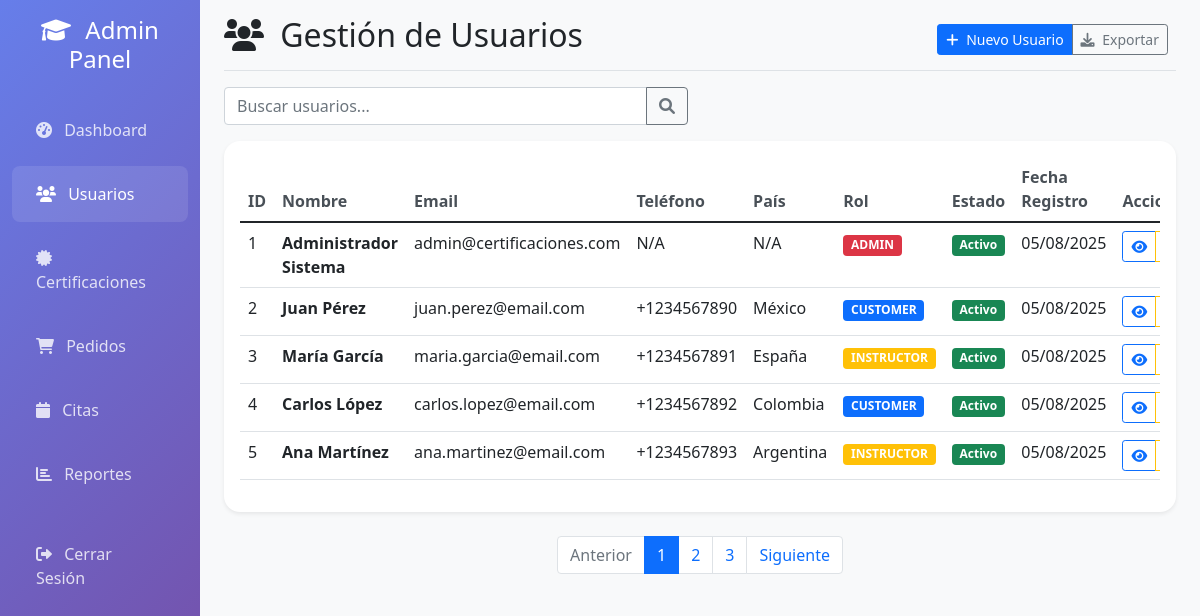
The page /users.php on the database its author committed.
### tables this page shows
CREATE TABLE users (
    id INT AUTO_INCREMENT PRIMARY KEY,
    email VARCHAR(255) UNIQUE NOT NULL,
    password_hash VARCHAR(255) NOT NULL,
    first_name VARCHAR(100) NOT NULL,
    last_name VARCHAR(100) NOT NULL,
    phone VARCHAR(20),
    date_of_birth DATE,
    country VARCHAR(100),
    city VARCHAR(100),
    address TEXT,
    role ENUM('CUSTOMER', 'INSTRUCTOR', 'ADMIN') DEFAULT 'CUSTOMER',
    email_verified BOOLEAN DEFAULT FALSE,
    email_verification_token VARCHAR(255),
    password_reset_token VARCHAR(255),
    password_reset_expires TIMESTAMP NULL,
    is_active BOOLEAN DEFAULT TRUE,
    created_at TIMESTAMP DEFAULT CURRENT_TIMESTAMP,
    updated_at TIMESTAMP DEFAULT CURRENT_TIMESTAMP ON UPDATE CURRENT_TIMESTAMP,
    INDEX idx_email (email),
    INDEX idx_role (role),
    INDEX idx_active (is_active)
);

### User.php (called while the page is built, shortened)
<?php
class User {
    private $conn;
    private $table_name = "users";
    public function __construct($db) {
        $this->conn = $db;
    }
    function read() {
        $query = "SELECT
                    id, email, first_name, last_name, phone,
                    country, city, role, email_verified, is_active,
                    created_at, updated_at
                  FROM " . $this->table_name . "
                  ORDER BY created_at DESC";
        $stmt = $this->conn->prepare($query);
        $stmt->execute();
        return $stmt;
    }
}
?>

### users.php (the view, shortened to what this page needs)
<?php
include_once 'models/User.php';
$database = new Database();
$db = $database->getConnection();
$user = new User($db);
$search_keywords = isset($_GET['search']) ? $_GET['search'] : '';
if(!empty($search_keywords)) {
    $stmt = $user->search($search_keywords);
} else {
    $stmt = $user->read();
}
$users = $stmt->fetchAll(PDO::FETCH_ASSOC);
?>
<!DOCTYPE html>
<html lang="es">
<head>
    <link href="https://cdn.jsdelivr.net/npm/bootstrap@5.1.3/dist/css/bootstrap.min.css" rel="stylesheet">
    <link href="https://cdnjs.cloudflare.com/ajax/libs/font-awesome/6.0.0/css/all.min.css" rel="stylesheet">
</head>
<body class="bg-light">
    <div class="container-fluid">
        <div class="row">
            <nav class="col-md-3 col-lg-2 d-md-block sidebar collapse">
                <div class="position-sticky pt-3">
                    <div class="text-center mb-4">
                        <h4 class="text-white">
                            <i class="fas fa-graduation-cap me-2"></i>
                            Admin Panel
                        </h4>
                    </div>
                    <ul class="nav flex-column">
                        <li class="nav-item">
                            <a class="nav-link" href="index.php">
                                <i class="fas fa-tachometer-alt me-2"></i>
                                Dashboard
                            </a>
                        </li>
                        <li class="nav-item">
                            <a class="nav-link active" href="users.php">
                                <i class="fas fa-users me-2"></i>
                                Usuarios
                            </a>
                        </li>
                        <li class="nav-item">
                            <a class="nav-link" href="certifications.php">
                                <i class="fas fa-certificate me-2"></i>
                                Certificaciones
                            </a>
                        </li>
                        <li class="nav-item">
                            <a class="nav-link" href="orders.php">
                                <i class="fas fa-shopping-cart me-2"></i>
                                Pedidos
                            </a>
                        </li>
                        <li class="nav-item">
                            <a class="nav-link" href="appointments.php">
                                <i class="fas fa-calendar me-2"></i>
                                Citas
                            </a>
                        </li>
                        <li class="nav-item">
                            <a class="nav-link" href="reports.php">
                                <i class="fas fa-chart-bar me-2"></i>
                                Reportes
                            </a>
                        </li>
                        <li class="nav-item mt-3">
                            <a class="nav-link" href="logout.php">
                                <i class="fas fa-sign-out-alt me-2"></i>
                                Cerrar Sesión
                            </a>
                        </li>
                    </ul>
                </div>
            </nav>
            <main class="col-md-9 ms-sm-auto col-lg-10 px-md-4">
                <div class="d-flex justify-content-between flex-wrap flex-md-nowrap align-items-center pt-3 pb-2 mb-3 border-bottom">
                    <h1 class="h2">
                        <i class="fas fa-users me-2"></i>
                        Gestión de Usuarios
                    </h1>
                    <div class="btn-toolbar mb-2 mb-md-0">
                        <div class="btn-group me-2">
                            <button type="button" class="btn btn-sm btn-primary" data-bs-toggle="modal" data-bs-target="#addUserModal">
                                <i class="fas fa-plus me-1"></i>
                                Nuevo Usuario
                            </button>
                            <button type="button" class="btn btn-sm btn-outline-secondary">
                                <i class="fas fa-download me-1"></i>
                                Exportar
                            </button>
                        </div>
                    </div>
                </div>
                <div class="row mb-3">
                    <div class="col-md-6">
                        <form method="GET" action="">
                            <div class="input-group">
                                <input type="text" class="form-control" name="search"
                                       placeholder="Buscar usuarios..."
                                       value="<?php echo htmlspecialchars($search_keywords); ?>">
                                <button class="btn btn-outline-secondary" type="submit">
                                    <i class="fas fa-search"></i>
                                </button>
                            </div>
                        </form>
                    </div>
                    <div class="col-md-6 text-end">
                    </div>
                </div>
                <div class="card">
                    <div class="card-body">
                        <div class="table-responsive">
                            <table class="table table-hover">
                                <thead>
                                    <tr>
                                        <th>ID</th>
                                        <th>Nombre</th>
                                        <th>Email</th>
                                        <th>Teléfono</th>
                                        <th>País</th>
                                        <th>Rol</th>
                                        <th>Estado</th>
                                        <th>Fecha Registro</th>
                                        <th>Acciones</th>
                                    </tr>
                                </thead>
                                <tbody>
                                    <?php if(count($users) > 0): ?>
                                        <?php foreach($users as $user_item): ?>
                                        <tr>
                                            <td><?php echo htmlspecialchars($user_item['id']); ?></td>
                                            <td>
                                                <strong><?php echo htmlspecialchars($user_item['first_name'] . ' ' . $user_item['last_name']); ?></strong>
                                            </td>
                                            <td><?php echo htmlspecialchars($user_item['email']); ?></td>
                                            <td><?php echo htmlspecialchars($user_item['phone'] ?? 'N/A'); ?></td>
                                            <td><?php echo htmlspecialchars($user_item['country'] ?? 'N/A'); ?></td>
                                            <td>
                                                <span class="badge bg-<?php echo $user_item['role'] == 'ADMIN' ? 'danger' : ($user_item['role'] == 'INSTRUCTOR' ? 'warning' : 'primary'); ?>">
                                                    <?php echo htmlspecialchars($user_item['role']); ?>
                                                </span>
                                            </td>
                                            <td>
                                                <span class="badge bg-<?php echo $user_item['is_active'] ? 'success' : 'secondary'; ?>">
                                                    <?php echo $user_item['is_active'] ? 'Activo' : 'Inactivo'; ?>
                                                </span>
                                            </td>
                                            <td><?php echo date('d/m/Y', strtotime($user_item['created_at'])); ?></td>
                                            <td>
                                                <div class="btn-group btn-group-sm" role="group">
                                                    <button type="button" class="btn btn-outline-primary" title="Ver">
                                                        <i class="fas fa-eye"></i>
                                                    </button>
                                                    <button type="button" class="btn btn-outline-warning" title="Editar">
                                                    </button>
                                                </div>
                                            </td>
                                        </tr>
                                        <?php endforeach; ?>
                                    <?php endif; ?>
                                </tbody>
                            </table>
                        </div>
                    </div>
                </div>
                <nav aria-label="Page navigation" class="mt-4">
                    <ul class="pagination justify-content-center">
                        <li class="page-item disabled">
                            <a class="page-link" href="#" tabindex="-1">Anterior</a>
                        </li>
                        <li class="page-item active">
                            <a class="page-link" href="#">1</a>
                        </li>
                        <li class="page-item">
                            <a class="page-link" href="#">2</a>
                        </li>
                        <li class="page-item">
                            <a class="page-link" href="#">3</a>
                        </li>
                        <li class="page-item">
                            <a class="page-link" href="#">Siguiente</a>
                        </li>
                    </ul>
                </nav>
            </main>
        </div>
    </div>
</body>
</html>

### users.php (style rules this page uses)
.sidebar { min-height: 100vh; background: linear-gradient(135deg, #667eea 0%, #764ba2 100%); }
.sidebar .nav-link { color: rgba(255,255,255,0.8); padding: 1rem 1.5rem; border-radius: 0.5rem; margin: 0.25rem 0; }
.sidebar .nav-link:hover, .sidebar .nav-link.active { color: white; background-color: rgba(255,255,255,0.1); }
.card { border: none; border-radius: 1rem; box-shadow: 0 0.125rem 0.25rem rgba(0,0,0,0.075); }
.table th { border-top: none; font-weight: 600; color: #495057; }

### rows shown on the page
users: id "1", first_name+last_name "Administrador Sistema", email "admin@certificaciones.com", phone "N/A", country "N/A", role "ADMIN", is_active "Activo", created_at "05/08/2025"
users: id "2", first_name+last_name "Juan Pérez", email "juan.perez@email.com", phone "+1234567890", country "México", role "CUSTOMER", is_active "Activo", created_at "05/08/2025"
users: id "3", first_name+last_name "María García", email "maria.garcia@email.com", phone "+1234567891", country "España", role "INSTRUCTOR", is_active "Activo", created_at "05/08/2025"
users: id "4", first_name+last_name "Carlos López", email "carlos.lopez@email.com", phone "+1234567892", country "Colombia", role "CUSTOMER", is_active "Activo", created_at "05/08/2025"
users: id "5", first_name+last_name "Ana Martínez", email "ana.martinez@email.com", phone "+1234567893", country "Argentina", role "INSTRUCTOR", is_active "Activo", created_at "05/08/2025"
